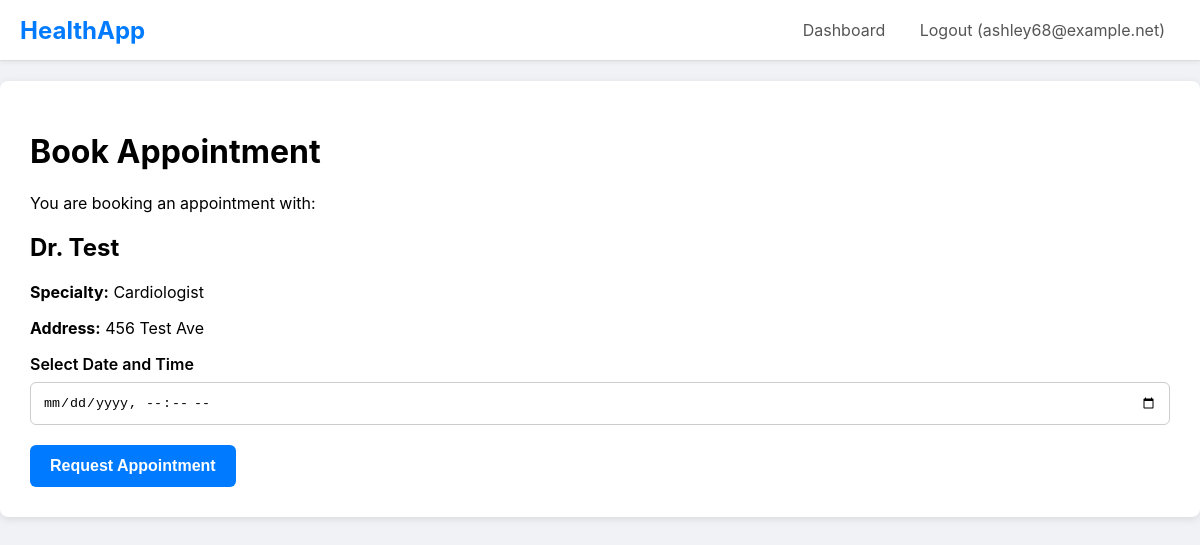
Page /book_appointment/51 (signed in) on the committed database.
### main.py (models this page shows, shortened)
class User(db.Model, UserMixin):
    id = db.Column(db.Integer, primary_key=True)
    email = db.Column(db.String(120), unique=True, nullable=False)
    password_hash = db.Column(db.String(60), nullable=False)
    role = db.Column(db.String(20), nullable=False)
    patient_profile = db.relationship('PatientProfile', backref='user', uselist=False, cascade="all, delete-orphan")
    doctor_profile = db.relationship('DoctorProfile', backref='user', uselist=False, cascade="all, delete-orphan")
    insurance_profile = db.relationship('InsuranceProfile', backref='user', uselist=False, cascade="all, delete-orphan")

class DoctorProfile(db.Model):
    id = db.Column(db.Integer, primary_key=True)
    full_name = db.Column(db.String(100), nullable=False, default='Dr. Unnamed')
    phone = db.Column(db.String(20))
    specialty = db.Column(db.String(100))
    practice_address = db.Column(db.String(200))
    pincode = db.Column(db.String(10))
    user_id = db.Column(db.Integer, db.ForeignKey('user.id'), nullable=False, unique=True)
    records_written = db.relationship('MedicalRecord', backref='doctor', lazy='dynamic', foreign_keys='MedicalRecord.doctor_id')
    appointments = db.relationship('Appointment', backref='doctor', lazy='dynamic', foreign_keys='Appointment.doctor_id')
    reviews = db.relationship('DoctorReview', backref='doctor_profile', lazy='dynamic', foreign_keys='DoctorReview.doctor_id')
    files_written = db.relationship('MedicalFile', backref='doctor', lazy='dynamic', foreign_keys='MedicalFile.doctor_id')
    permitted_patients = db.relationship('PatientProfile', secondary=patient_doctor_permissions,
        back_populates='permitted_doctors')

### main.py (the view, shortened to what this page needs)
@app.route("/book_appointment/<int:doctor_id>", methods=['GET', 'POST'])
@login_required
@role_required('patient')
def book_appointment(doctor_id):
    doctor = db.session.get(DoctorProfile, doctor_id)
    if not doctor:
        flash('Doctor not found.', 'danger')
        return redirect(url_for('patient_dashboard'))
    return render_template('book_appointment.html', doctor=doctor)

### main.py (called while the page is built)
@login_manager.user_loader
def load_user(user_id):
    return db.session.get(User, int(user_id))

def role_required(role_name):
    def decorator(f):
        @wraps(f)
        def decorated_function(*args, **kwargs):
            if not current_user.is_authenticated or current_user.role != role_name:
                abort(403)
            if current_user.role == 'patient':
                g.profile = current_user.patient_profile
            elif current_user.role == 'doctor':
                g.profile = current_user.doctor_profile
            elif current_user.role == 'insurance':
                g.profile = current_user.insurance_profile
            return f(*args, **kwargs)
        return decorated_function
    return decorator

### templates/book_appointment.html
{% extends 'layout.html' %}
{% block content %}
    <h1>Book Appointment</h1>
    <p>You are booking an appointment with:</p>
    <h2>{{ doctor.full_name }}</h2>
    <p><b>Specialty:</b> {{ doctor.specialty }}</p>
    <p><b>Address:</b> {{ doctor.practice_address }}</p>
    <form method="POST">
        <div class="form-group">
            <label for="appointment_time">Select Date and Time</label>
            <input type="datetime-local" id="appointment_time" name="appointment_time" required>
        </div>
        <button type="submit" class="btn">Request Appointment</button>
    </form>
{% endblock %}

### templates/layout.html (shortened to what this page needs)
<!DOCTYPE html>
<html lang="en">
<head>
</head>
<body>
    <nav>
        <div class="logo"><a href="{{ url_for('home') }}" style="text-decoration: none; color: #007bff;">HealthApp</a></div>
        <div class="nav-links">
            {% if current_user.is_authenticated %}
                <a href="{{ url_for('dashboard') }}">Dashboard</a>
                <a href="{{ url_for('logout') }}">Logout ({{ current_user.email }})</a>
            {% else %}
                <a href="{{ url_for('login') }}">Login</a>
                <a href="{{ url_for('register') }}">Register</a>
            {% endif %}
        </div>
    </nav>
    <div class="container">
        {% block content %}{% endblock %}
    </div>
</body>
</html>

### templates/layout.html (style rules this page uses)
body { font-family: -apple-system, BlinkMacSystemFont, "Segoe UI", Roboto, Helvetica, Arial, sans-serif; margin: 0; background-color: #f0f2f5; }
nav { background-color: #ffffff; padding: 0 20px; border-bottom: 1px solid #ddd; display: flex; justify-content: space-between; align-items: center; box-shadow: 0 2px 4px rgba(0,0,0,0.05); }
nav .logo { font-size: 1.5rem; font-weight: bold; color: #007bff; }
nav .nav-links a { color: #555; text-decoration: none; padding: 20px 15px; display: inline-block; }
.container { max-width: 1200px; margin: 20px auto; background-color: #ffffff; padding: 30px; border-radius: 8px; box-shadow: 0 2px 8px rgba(0,0,0,0.1); }
.form-group { margin-bottom: 20px; }
.form-group label { display: block; margin-bottom: 8px; font-weight: 600; }
.form-group input, .form-group select, .form-group textarea { width: 100%; padding: 12px; border: 1px solid #ccc; border-radius: 6px; box-sizing: border-box; }
.btn { background-color: #007bff; color: white; padding: 12px 20px; border: none; border-radius: 6px; cursor: pointer; font-size: 1rem; font-weight: 600; }

### rows in the picture
User: email "ashley68@example.net"
DoctorProfile: full_name "Dr. Test", specialty "Cardiologist", practice_address "456 Test Ave"
